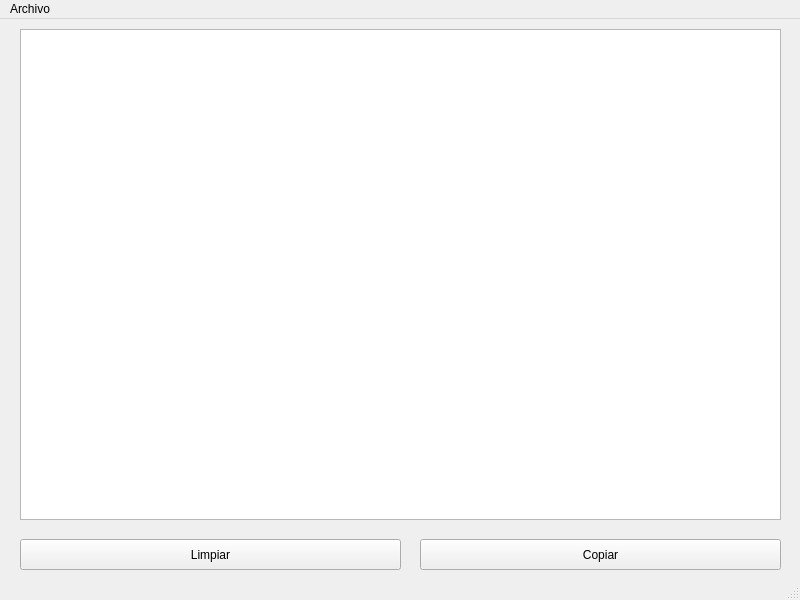
<?xml version="1.0" encoding="UTF-8"?>
<ui version="4.0">
 <class>MainWindow</class>
 <widget class="QMainWindow" name="MainWindow">
  <property name="geometry">
   <rect>
    <x>0</x>
    <y>0</y>
    <width>800</width>
    <height>600</height>
   </rect>
  </property>
  <property name="windowTitle">
   <string>MainWindow</string>
  </property>
  <widget class="QWidget" name="centralwidget">
   <widget class="QTextEdit" name="textEdit">
    <property name="geometry">
     <rect>
      <x>20</x>
      <y>10</y>
      <width>761</width>
      <height>491</height>
     </rect>
    </property>
   </widget>
   <widget class="QPushButton" name="Limpiar">
    <property name="geometry">
     <rect>
      <x>20</x>
      <y>520</y>
      <width>381</width>
      <height>31</height>
     </rect>
    </property>
    <property name="text">
     <string>Limpiar</string>
    </property>
   </widget>
   <widget class="QPushButton" name="pushButton">
    <property name="geometry">
     <rect>
      <x>420</x>
      <y>520</y>
      <width>361</width>
      <height>31</height>
     </rect>
    </property>
    <property name="text">
     <string>Copiar</string>
    </property>
   </widget>
  </widget>
  <widget class="QStatusBar" name="statusbar"/>
  <widget class="QMenuBar" name="menubar">
   <property name="geometry">
    <rect>
     <x>0</x>
     <y>0</y>
     <width>800</width>
     <height>22</height>
    </rect>
   </property>
   <widget class="QMenu" name="menuArchivo">
    <property name="title">
     <string>Archivo</string>
    </property>
    <addaction name="separator"/>
    <addaction name="separator"/>
    <addaction name="actionGuardar"/>
    <addaction name="separator"/>
    <addaction name="actionAbrir"/>
   </widget>
   <addaction name="menuArchivo"/>
  </widget>
  <action name="actionGuardar">
   <property name="text">
    <string>Guardar</string>
   </property>
  </action>
  <action name="actionAbrir">
   <property name="text">
    <string>Abrir</string>
   </property>
  </action>
 </widget>
 <resources/>
 <connections>
  <connection>
   <sender>Limpiar</sender>
   <signal>clicked()</signal>
   <receiver>textEdit</receiver>
   <slot>clear()</slot>
   <hints>
    <hint type="sourcelabel">
     <x>271</x>
     <y>560</y>
    </hint>
    <hint type="destinationlabel">
     <x>272</x>
     <y>532</y>
    </hint>
   </hints>
  </connection>
  <connection>
   <sender>pushButton</sender>
   <signal>clicked()</signal>
   <receiver>textEdit</receiver>
   <slot>copy()</slot>
   <hints>
    <hint type="sourcelabel">
     <x>476</x>
     <y>547</y>
    </hint>
    <hint type="destinationlabel">
     <x>477</x>
     <y>532</y>
    </hint>
   </hints>
  </connection>
 </connections>
</ui>
